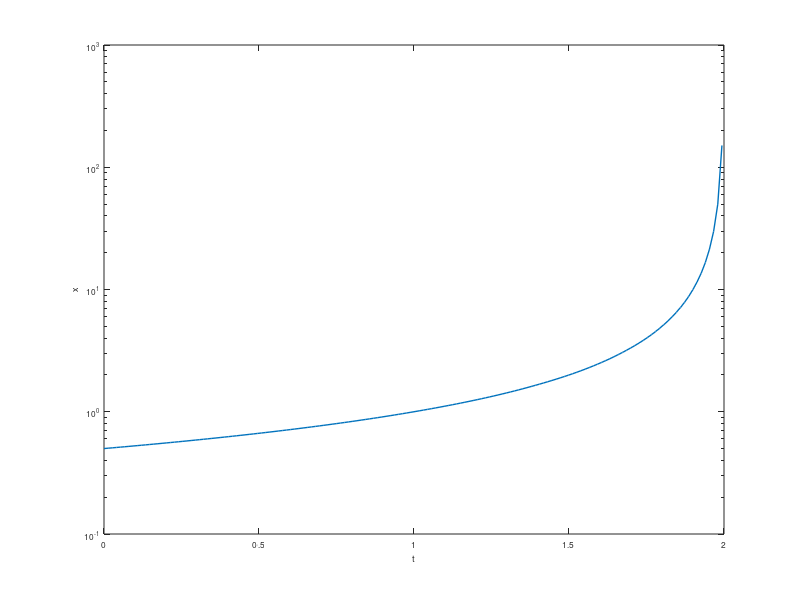

MATLAB code for this plot:
restoredefaultpath
set(0,'defaultlinelinewidth',1)
set(0,'defaultaxesfontsize',6)

%plot -s 800,400 -r 160 -f png

set(gcf,'defaultaxesfontsize',6)

a = 1.25;
for C = [-1 -0.67 -0.33 0 0.33 0.67 1]
    fplot(@(t) C*exp(a*t),[1,4])
    hold on
end

plot(2,5,'k.','markersize',14)
fplot(@(t) 5*exp(a*(t-2)),[1,4],'k','linew',2)
ylim([-100 100])
xlabel('t'), ylabel('x')

f = @(t,x) 2*x;
t = linspace(1,5,300);
[t,x] = ode45(f,t,3);
clf
plot(t,x)
xlabel('t'), ylabel('x')

semilogy(t,x)
xlabel('t'), ylabel('x')

f = @(t,x) 2*t*x;
t = linspace(0,5,300);
[t,x] = ode45(f,t,1);
clf
semilogy(t,x)
xlabel('t'), ylabel('x')

f = @(t,x) x^2;
t = linspace(0,4,300);
[t,x] = ode45(f,t,0.5);
semilogy(t,x)
xlabel('t'), ylabel('x')
